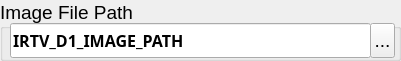
     <widget class="QGroupBox" name="group_ImageFilePath">
      <property name="geometry">
       <rect>
        <x>290</x>
        <y>643</y>
        <width>401</width>
        <height>61</height>
       </rect>
      </property>
      <property name="font">
       <font>
        <pointsize>14</pointsize>
       </font>
      </property>
      <property name="title">
       <string>Image File Path</string>
      </property>
      <widget class="CALineEdit" name="imageFilePath">
       <property name="geometry">
        <rect>
         <x>10</x>
         <y>23</y>
         <width>361</width>
         <height>35</height>
        </rect>
       </property>
       <property name="sizePolicy">
        <sizepolicy hsizetype="Preferred" vsizetype="Preferred">
         <horstretch>0</horstretch>
         <verstretch>0</verstretch>
        </sizepolicy>
       </property>
       <property name="minimumSize">
        <size>
         <width>70</width>
         <height>35</height>
        </size>
       </property>
       <property name="font">
        <font>
         <family>Sans Serif</family>
         <pointsize>12</pointsize>
         <weight>75</weight>
         <bold>true</bold>
        </font>
       </property>
       <property name="text">
        <string>IRTV_D1_IMAGE_PATH</string>
       </property>
       <property name="maxLength">
        <number>128</number>
       </property>
       <property name="frame">
        <bool>true</bool>
       </property>
       <property name="alignment">
        <set>Qt::AlignLeading</set>
       </property>
       <property name="nuformat" stdset="0">
        <enum>CALineEdit::String</enum>
       </property>
       <property name="pvname">
        <string>IRTV_D1_IMAGE_PATH</string>
       </property>
       <property name="dbrequest" stdset="0">
        <enum>CALineEdit::DBRGSTR</enum>
       </property>
      </widget>
      <widget class="QLabel" name="label_71">
       <property name="geometry">
        <rect>
         <x>30</x>
         <y>330</y>
         <width>90</width>
         <height>31</height>
        </rect>
       </property>
       <property name="minimumSize">
        <size>
         <width>90</width>
         <height>0</height>
        </size>
       </property>
       <property name="maximumSize">
        <size>
         <width>300</width>
         <height>100</height>
        </size>
       </property>
       <property name="palette">
        <palette>
         <active>
          <colorrole role="Base">
           <brush brushstyle="SolidPattern">
            <color alpha="255">
             <red>255</red>
             <green>255</green>
             <blue>127</blue>
            </color>
           </brush>
          </colorrole>
          <colorrole role="Window">
           <brush brushstyle="SolidPattern">
            <color alpha="255">
             <red>229</red>
             <green>226</green>
             <blue>206</blue>
            </color>
           </brush>
          </colorrole>
         </active>
         <inactive>
          <colorrole role="Base">
           <brush brushstyle="SolidPattern">
            <color alpha="255">
             <red>255</red>
             <green>255</green>
             <blue>255</blue>
            </color>
           </brush>
          </colorrole>
          <colorrole role="Window">
           <brush brushstyle="SolidPattern">
            <color alpha="255">
             <red>229</red>
             <green>226</green>
             <blue>206</blue>
            </color>
           </brush>
          </colorrole>
         </inactive>
         <disabled>
          <colorrole role="Base">
           <brush brushstyle="SolidPattern">
            <color alpha="255">
             <red>229</red>
             <green>226</green>
             <blue>206</blue>
            </color>
           </brush>
          </colorrole>
          <colorrole role="Window">
           <brush brushstyle="SolidPattern">
            <color alpha="255">
             <red>229</red>
             <green>226</green>
             <blue>206</blue>
            </color>
           </brush>
          </colorrole>
         </disabled>
        </palette>
       </property>
       <property name="font">
        <font>
         <pointsize>12</pointsize>
         <weight>50</weight>
         <bold>false</bold>
        </font>
       </property>
       <property name="autoFillBackground">
        <bool>false</bool>
       </property>
       <property name="frameShape">
        <enum>QFrame::Panel</enum>
       </property>
       <property name="frameShadow">
        <enum>QFrame::Raised</enum>
       </property>
       <property name="text">
        <string>T0</string>
       </property>
       <property name="alignment">
        <set>Qt::AlignCenter</set>
       </property>
      </widget>
      <widget class="QToolButton" name="btn_FileDialog">
       <property name="enabled">
        <bool>true</bool>
       </property>
       <property name="geometry">
        <rect>
         <x>370</x>
         <y>23</y>
         <width>25</width>
         <height>35</height>
        </rect>
       </property>
       <property name="mouseTracking">
        <bool>true</bool>
       </property>
       <property name="autoFillBackground">
        <bool>true</bool>
       </property>
       <property name="text">
        <string>...</string>
       </property>
      </widget>
     </widget>
